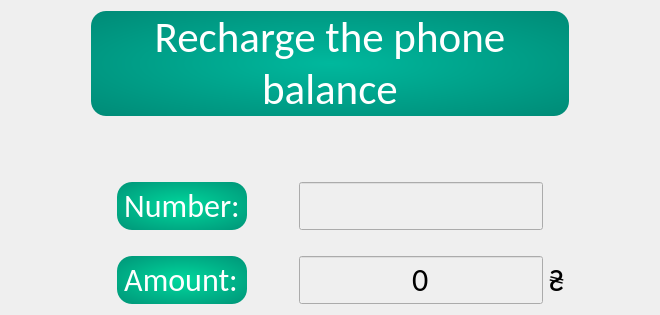
        <widget class="QWidget" name="page_5">
         <layout class="QGridLayout" name="gridLayout_5">
          <item row="0" column="0">
           <layout class="QGridLayout" name="gridLayout">
            <item row="4" column="2">
             <widget class="QLabel" name="label_27">
              <property name="font">
               <font>
                <family>Calibri</family>
                <pointsize>24</pointsize>
               </font>
              </property>
              <property name="styleSheet">
               <string notr="true">background-color: qradialgradient(spread:pad, cx:0.5, cy:0.5, radius:1.0, fx:0.5, fy:0.5, stop:0 #00d89d, stop:1 #007868);
border-radius: 15px;
color:white;</string>
              </property>
              <property name="text">
               <string> Amount: </string>
              </property>
             </widget>
            </item>
            <item row="2" column="4">
             <widget class="QLineEdit" name="lineEdit_phone_number">
              <property name="enabled">
               <bool>false</bool>
              </property>
              <property name="font">
               <font>
                <family>Calibri</family>
                <pointsize>24</pointsize>
               </font>
              </property>
              <property name="styleSheet">
               <string notr="true">:disabled { 
color:black;
}
</string>
              </property>
              <property name="text">
               <string/>
              </property>
              <property name="alignment">
               <set>Qt::AlignCenter</set>
              </property>
             </widget>
            </item>
            <item row="2" column="5">
             <spacer name="horizontalSpacer_12">
              <property name="orientation">
               <enum>Qt::Horizontal</enum>
              </property>
              <property name="sizeType">
               <enum>QSizePolicy::Fixed</enum>
              </property>
              <property name="sizeHint" stdset="0">
               <size>
                <width>20</width>
                <height>20</height>
               </size>
              </property>
             </spacer>
            </item>
            <item row="1" column="4">
             <spacer name="verticalSpacer_6">
              <property name="orientation">
               <enum>Qt::Vertical</enum>
              </property>
              <property name="sizeType">
               <enum>QSizePolicy::Fixed</enum>
              </property>
              <property name="sizeHint" stdset="0">
               <size>
                <width>20</width>
                <height>60</height>
               </size>
              </property>
             </spacer>
            </item>
            <item row="0" column="1" colspan="5">
             <widget class="QLabel" name="label_19">
              <property name="sizePolicy">
               <sizepolicy hsizetype="Preferred" vsizetype="Fixed">
                <horstretch>0</horstretch>
                <verstretch>0</verstretch>
               </sizepolicy>
              </property>
              <property name="font">
               <font>
                <family>Calibri</family>
                <pointsize>32</pointsize>
               </font>
              </property>
              <property name="styleSheet">
               <string notr="true">background-color: qradialgradient(spread:pad, cx:0.5, cy:0.5, radius:1.0, fx:0.5, fy:0.5, stop:0 rgba(0, 184, 157, 255), stop:1 rgba(0, 120, 103, 255));
border-radius: 15px;
color:white;</string>
              </property>
              <property name="text">
               <string>Recharge the phone balance</string>
              </property>
              <property name="alignment">
               <set>Qt::AlignCenter</set>
              </property>
              <property name="wordWrap">
               <bool>true</bool>
              </property>
             </widget>
            </item>
            <item row="4" column="5">
             <widget class="QLabel" name="label_28">
              <property name="font">
               <font>
                <family>Calibri</family>
                <pointsize>24</pointsize>
               </font>
              </property>
              <property name="text">
               <string>₴</string>
              </property>
             </widget>
            </item>
            <item row="2" column="3">
             <spacer name="horizontalSpacer_15">
              <property name="orientation">
               <enum>Qt::Horizontal</enum>
              </property>
              <property name="sizeType">
               <enum>QSizePolicy::Fixed</enum>
              </property>
              <property name="sizeHint" stdset="0">
               <size>
                <width>40</width>
                <height>20</height>
               </size>
              </property>
             </spacer>
            </item>
            <item row="4" column="4">
             <widget class="QLineEdit" name="lineEdit_phone_amount">
              <property name="enabled">
               <bool>false</bool>
              </property>
              <property name="font">
               <font>
                <family>Calibri</family>
                <pointsize>24</pointsize>
               </font>
              </property>
              <property name="styleSheet">
               <string notr="true">:disabled { 
color:black;
}
</string>
              </property>
              <property name="text">
               <string>0</string>
              </property>
              <property name="alignment">
               <set>Qt::AlignCenter</set>
              </property>
             </widget>
            </item>
            <item row="2" column="0">
             <spacer name="horizontalSpacer_13">
              <property name="orientation">
               <enum>Qt::Horizontal</enum>
              </property>
              <property name="sizeType">
               <enum>QSizePolicy::Fixed</enum>
              </property>
              <property name="sizeHint" stdset="0">
               <size>
                <width>80</width>
                <height>20</height>
               </size>
              </property>
             </spacer>
            </item>
            <item row="2" column="2">
             <widget class="QLabel" name="label_26">
              <property name="font">
               <font>
                <family>Calibri</family>
                <pointsize>24</pointsize>
               </font>
              </property>
              <property name="styleSheet">
               <string notr="true">background-color: qradialgradient(spread:pad, cx:0.5, cy:0.5, radius:1.0, fx:0.5, fy:0.5, stop:0 #00d89d, stop:1 #007868);
border-radius: 15px;
color:white;</string>
              </property>
              <property name="text">
               <string> Number: </string>
              </property>
             </widget>
            </item>
            <item row="3" column="4">
             <spacer name="verticalSpacer_7">
              <property name="orientation">
               <enum>Qt::Vertical</enum>
              </property>
              <property name="sizeType">
               <enum>QSizePolicy::Fixed</enum>
              </property>
              <property name="sizeHint" stdset="0">
               <size>
                <width>20</width>
                <height>20</height>
               </size>
              </property>
             </spacer>
            </item>
            <item row="2" column="6">
             <spacer name="horizontalSpacer_14">
              <property name="orientation">
               <enum>Qt::Horizontal</enum>
              </property>
              <property name="sizeType">
               <enum>QSizePolicy::Fixed</enum>
              </property>
              <property name="sizeHint" stdset="0">
               <size>
                <width>80</width>
                <height>20</height>
               </size>
              </property>
             </spacer>
            </item>
            <item row="2" column="1">
             <spacer name="horizontalSpacer_11">
              <property name="orientation">
               <enum>Qt::Horizontal</enum>
              </property>
              <property name="sizeType">
               <enum>QSizePolicy::Fixed</enum>
              </property>
              <property name="sizeHint" stdset="0">
               <size>
                <width>20</width>
                <height>20</height>
               </size>
              </property>
             </spacer>
            </item>
           </layout>
          </item>
         </layout>
        </widget>
